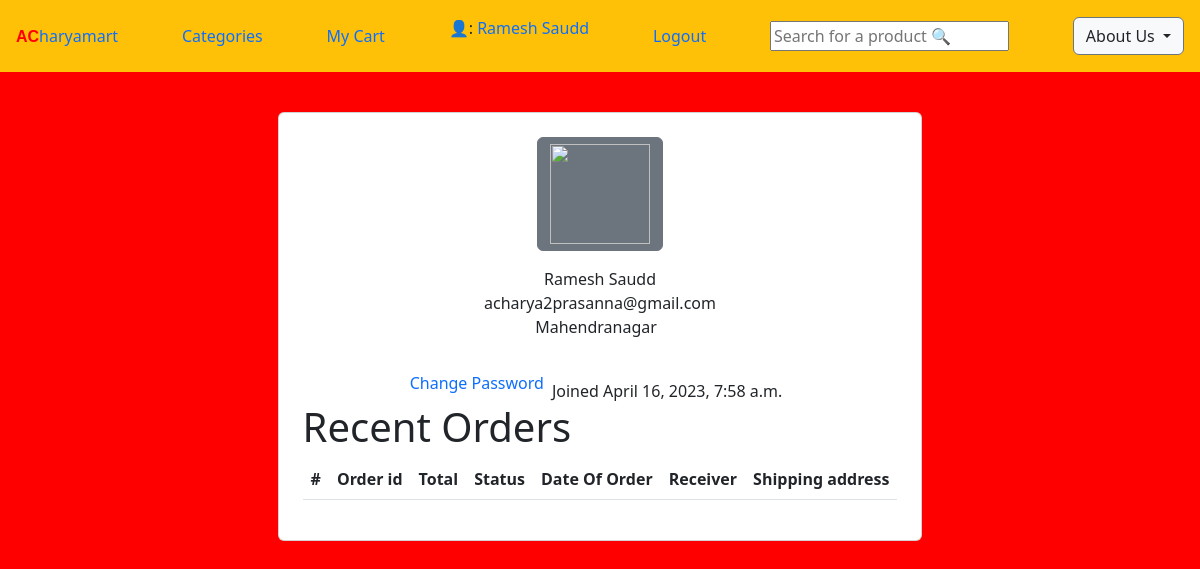
Before: /profile (signed in) with the older database file.
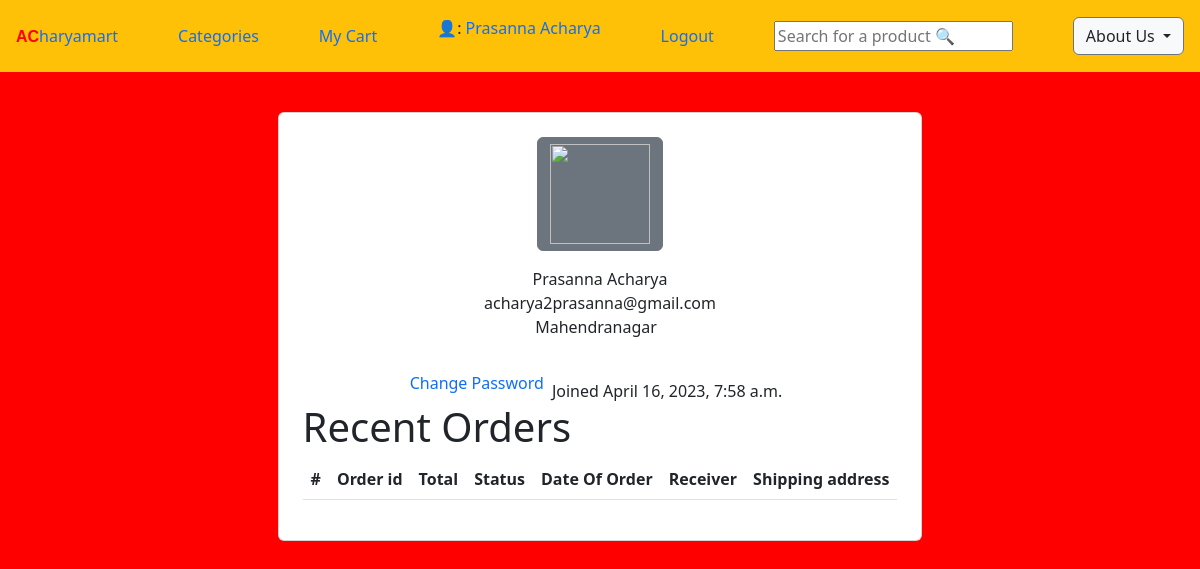
After: the same page with the newer database file.
### ecomapp/models.py (models this page shows, shortened)
class CustomUser(AbstractUser):
    username = None
    email = models.EmailField(_("email address"), unique=True)
    USERNAME_FIELD = "email"
    REQUIRED_FIELDS = []
    objects = CustomUserManager()

class Customer(models.Model):
    user=models.OneToOneField(CustomUser,on_delete=models.CASCADE)
    full_name=models.CharField(max_length=200)
    address=models.CharField(max_length=200,null=True,blank=True)
    joined_on=models.DateTimeField(auto_now_add=True)

### ecomapp/views.py (the view)
# urls.py: path('profile',ProfileView.as_view(),name="profile"),
class ProfileView(LoginRequiredMixin,TemplateView):
    template_name="profile.html"
    login_url = 'ecomapp:login'
    def get_context_data(self, **kwargs):
        context= super().get_context_data(**kwargs)
        customer=self.request.user.customer
        context["customer"]=customer
        orderss=Order.objects.filter(cart__customer=customer)
        context["orders"]=orderss
        return context

### Templates/profile.html (shortened to what this page needs)
{% extends "base.html" %}
{% block content %}
<body>
    <div class="container mt-4 mb-4 p-3 d-flex justify-content-center">
        <div class="card p-4">
            <div class=" image d-flex flex-column justify-content-center align-items-center">
                <button class="btn btn-secondary"> <img src="https://i.imgur.com/wvxPV9S.png" height="100" width="100" /></button>
                <span class="name mt-3">{{request.user.customer.full_name}}</span> <span class="idd">{{request.user.email}}</span>
                <div class="d-flex flex-row justify-content-center align-items-center gap-2">
                    <span class="idd1">{{request.user.customer.address}}</span> <span></span> </div>
                <div class="d-flex flex-row justify-content-center align-items-center mt-3">
                <div class=" d-flex mt-2"> <a class="btn1 btn-dark text-center" href="{% url 'ecomapp:changepassword' %}">Change Password</a> </div>
                <div class=" px-2 rounded mt-4 date "> <span class="join">Joined {{request.user.customer.joined_on}}</span> </div>
            </div>
        </div>
        <h1>Recent Orders</h1>
        <table class="table">
            <thead>
              <tr>
                <th scope="col">#</th>
                <th scope="col">Order id</th>
                <th scope="col">Total </th>
                <th scope="col">Status</th>
                <th scope="col">Date  Of Order</th>
                <th scope="col">Receiver</th>
                <th scope="col">Shipping address</th>
              </tr>
            </thead>
          </table>
    </div>
</body>
{% endblock %}

### Templates/base.html (shortened to what this page needs)
<!DOCTYPE html>
<html lang="en">
<head>
    <link href="https://cdn.jsdelivr.net/npm/bootstrap@5.3.0-alpha1/dist/css/bootstrap.min.css" rel="stylesheet">
</head>
<body>
      <nav class="navbar navbar-collapse navbar-dark bg-warning p-3">
        <a href="{% url 'ecomapp:home' %}"><strong style="color:red; font-family:Impact, Haettenschweiler, 'Arial Narrow Bold', sans-serif">AC</strong><span>haryamart</span></a>
        <a href="{% url 'ecomapp:categorical' %}">Categories</a>
        <a href="{% url 'ecomapp:showcart' %}" >My  Cart </a>
        {% if request.user.customer %}
        <p>👤:  <a href="{% url 'ecomapp:profile' %}">{{request.user.customer.full_name}}</a></p>
        <a href="{% url 'ecomapp:signout' %}">Logout</a>
        {% else %}
        <a href="{% url 'ecomapp:signup' %}">Signup</a>
        <a href="{% url 'ecomapp:login' %}">Login</a>
        {% endif %}
          <form method="GET" action="/search">
          <input name="key" type="text"  placeholder="Search for a product 🔍" >
        </form>
        <div class="dropdown ">
          <button class="btn btn-secondary dropdown-toggle bg-light text-dark" type="button" id="dropdownMenuButton" data-toggle="dropdown" aria-haspopup="true" aria-expanded="false">
            About Us
          </button>
        </div>
      </nav>
      {% block content %}
      {% endblock %}
</body>
</html>

Changed rows visible on the page:
changed CustomUser "acharya2prasanna@gmail.com": user.customer.full_name "Ramesh Saudd" → "Prasanna Acharya"
